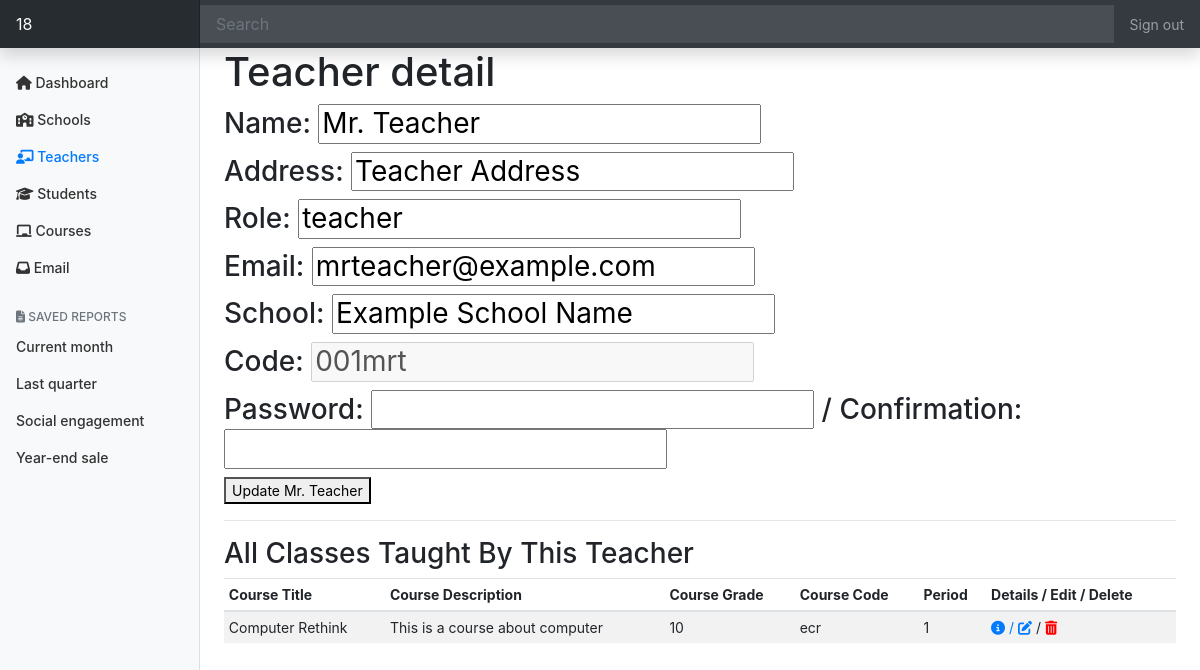
The page /district-admin/ASGDemo/details/teacher/001mrt (signed in) on the database as committed earlier.
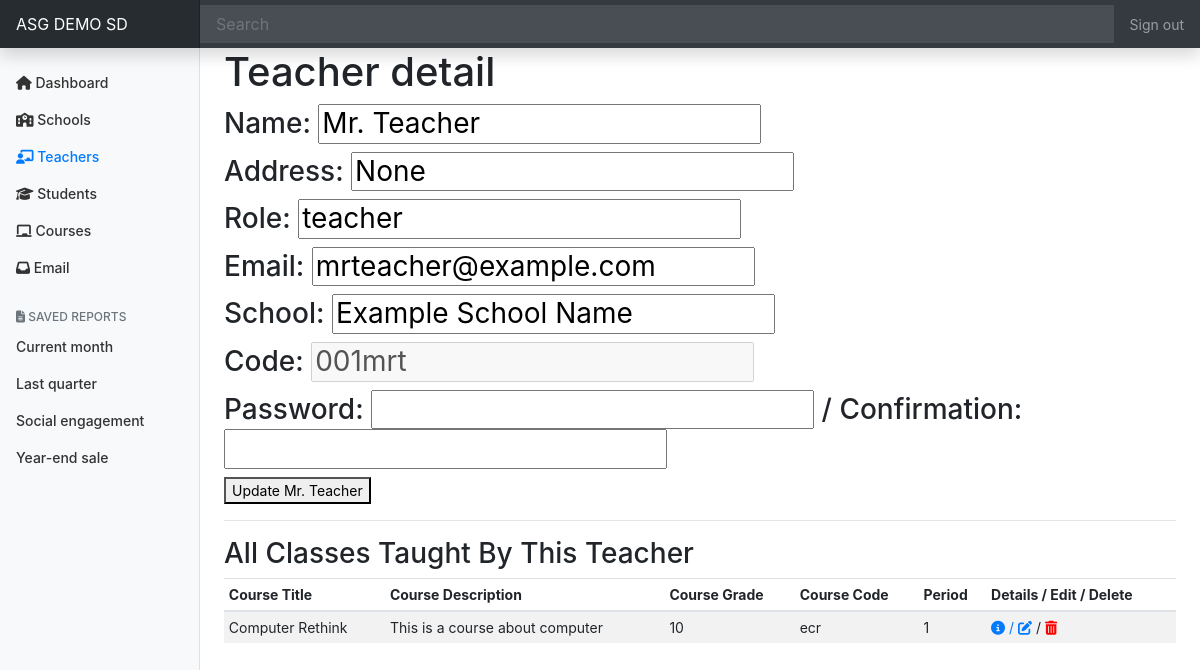
The same page on the database as committed later.
### tables this page shows
CREATE TABLE "users" (
	"user_id"	INTEGER PRIMARY KEY AUTOINCREMENT,
	"school_id"	INTEGER,
	"name"	TEXT,
	"username"	TEXT,
	"password"	TEXT,
	"role"	TEXT,
	"district_id"	INTEGER,
	"email"	TEXT,
	"verification"	TEXT,
	"address"	TEXT,
	"role_description"	INTEGER,
	"code"	TEXT
);

CREATE TABLE "districts" (
	"district_id"	INTEGER PRIMARY KEY AUTOINCREMENT,
	"name"	TEXT,
	"motto"	TEXT,
	"logo"	TEXT,
	"address"	TEXT,
	"code"	TEXT
);

### app.py (the view)
@app.route("/district-admin/<string:d_code>/details/teacher/<string:t_code>", methods=["GET", "POST"])
def district_admin_teacher_detail(d_code, t_code):
    if request.method == "POST":
        d_id = c.execute("SELECT * FROM districts WHERE code=:d_code", {"d_code": d_code}).fetchall()[0][0]
        c.execute("UPDATE users SET name=:name, address=:address, email=:email, password=:password WHERE district_id=:d_id AND code=:code", {"name": request.form.get("name"), "address": request.form.get("address"), "email": request.form.get("email"), "password": generate_password_hash(request.form.get("password"), method="pbkdf2:sha256", salt_length=8), "d_id": d_id, "code": t_code})
        conn.commit()
        return render_template("success.html", title="Updated Teacher Successfully!")
    else:
        user_info = c.execute("SELECT * FROM users WHERE user_id=:user_id", {
            "user_id": session.get("user_id")
        }).fetchall()
        try:
            district = c.execute("SELECT * FROM districts WHERE code=:code", {
                "code": d_code
            }).fetchall()[0][0]
        except IndexError:
            abort(403)
        d_id = c.execute("SELECT district_id FROM districts WHERE code=:d_code", {
            "d_code": d_code
        }).fetchall()[0][0]
        info = c.execute(
            "SELECT * FROM users WHERE code=:t_code AND district_id=:d_id", {
                "t_code": t_code,
                "d_id": d_id
            }).fetchall()
        s_name = c.execute(
            "SELECT name FROM schools WHERE district_id=:d_id AND school_id=:s_id",
            {
                "d_id": d_id,
                "s_id": info[0][1]
            }).fetchall()
        print(info)
        ts = c.execute(
            "SELECT * FROM teacher_subject JOIN courses ON courses.course_id=teacher_subject.subject_id WHERE teacher_id=:t_id ORDER BY teacher_subject.period ASC",
            {
                "t_id": info[0][0]
            }).fetchall()
        print(ts)
        return render_template("district-admin/teacher-detail.html",
                            info=info,
                            ts=ts,
                            s_name=s_name)

### templates/district-admin/teacher-detail.html (shortened to what this page needs)
{% extends "district-admin/dashboard-layout.html" %}
{% block main %}
    <form method="post" action="">
      <h1>Teacher detail</h1>
      <h3>Name: <input type="text" value="{{ info[0][2] }}" name="name"></h3>
      <h3>Address: <input type="address" value="{{ info[0][9] }}"></h3>
      <h3>Role: <input type="text" value="{{ info[0][5] }}" name="role"></h3>
      <h3>Email: <input type="email" value="{{ info[0][7] }}" name="email"></h3>
      <h3>School: <input type="text" value="{{ s_name[0][0] }}"></h3>
      <h3>Code: <input type="text" value="{{ info[0][11] }}" readonly disabled name="code"></h3>
      <h3>Password: <input type="password" name="password"> / Confirmation: <input type="password" name="confirmation"> </h3>
      <button type="submit">Update {{ info[0][2] }}</button>
    </form>
    <hr>
    <h3>All Classes Taught By This Teacher</h3>
    <div class="table-responsive">
        <table class="table table-striped table-sm">
          <thead>
            <tr>
              <th>Course Title</th>
              <th>Course Description</th>
              <th>Course Grade</th>
              <th>Course Code</th>
              <th>Period</th>
              <th>Details / Edit / Delete</th>
            </tr>
          </thead>
          <tbody>
            {% for t in ts %}
              <tr>
                <td>{{ t[5] }}</td>
                <td>{{ t[9] }}</td>
                <td>{{ t[6] }}</td>
                <td>{{ t[10] }}</td>
                <td>{{ t[2] }}</td>
                <td><a href="edit/course/{{ t[4] }}"><i class="fas fa-info-circle"></i> / <i class="fas fa-edit"></i></a> / <a href="delete/teacher/{{ t[5] }}"><i class="fas fa-trash-alt" style="color:red;"></i></a></td>
              </tr>
            {% endfor %}
          </tbody>
        </table>
    </div>
{% endblock %}

### templates/district-admin/dashboard-layout.html (shortened to what this page needs)
<!doctype html>
<html lang="en">
  <head>
    <link rel="stylesheet" href="https://stackpath.bootstrapcdn.com/bootstrap/4.5.0/css/bootstrap.min.css">
    <link href="/static/district-admin-dashboard.css" rel="stylesheet">
  </head>
  <body>
    <nav class="navbar navbar-dark sticky-top bg-dark flex-md-nowrap p-0 shadow">
  <a class="navbar-brand col-md-3 col-lg-2 mr-0 px-3" href="/district-admin/{{ session['district_code'] }}">{{ session["district_name"] }}</a>
  <input class="form-control form-control-dark w-100" type="text" placeholder="Search" aria-label="Search">
  <ul class="navbar-nav px-3">
    <li class="nav-item text-nowrap">
      <a class="nav-link" href="/logout">Sign out</a>
    </li>
  </ul>
</nav>
<div class="container-fluid">
  <div class="row">
    <nav id="sidebarMenu" class="col-md-3 col-lg-2 d-md-block bg-light sidebar collapse">
      <div class="sidebar-sticky pt-3">
        <ul class="nav flex-column">
          <li class="nav-item">
            <a class="nav-link" href="/district-admin/{{ session['district_code'] }}" id="dashboard">
                <i class="fas fa-home"></i>
              Dashboard <span class="sr-only">(current)</span>
            </a>
          </li>
          <li class="nav-item">
            <a class="nav-link" href="/district-admin/{{ session['district_code'] }}/schools" id="schools">
                <i class="fas fa-school"></i>
               Schools
            </a>
          </li>
          <li class="nav-item">
            <a class="nav-link" href="/district-admin/{{ session['district_code'] }}/teachers" id="teachers">
                <i class="fas fa-chalkboard-teacher"></i>
              Teachers
            </a>
          </li>
          <li class="nav-item">
            <a class="nav-link" href="/district-admin/{{ session['district_code'] }}/students" id="students">
                <i class="fas fa-graduation-cap"></i>
              Students
            </a>
          </li>
          <li class="nav-item">
            <a class="nav-link" href="/district-admin/{{ session['district_code'] }}/courses" id="courses">
              <i class="fas fa-chalkboard"></i>
              Courses
            </a>
          </li>
          <li class="nav-item">
            <a class="nav-link" href="/email" id="email">
              <i class="fas fa-inbox"></i>
              Email
            </a>
          </li>
        </ul>
        <h6 class="sidebar-heading d-flex justify-content-between align-items-center px-3 mt-4 mb-1 text-muted">
          <span><i class="fas fa-file-alt"></i> Saved reports</span>
        </h6>
        <ul class="nav flex-column mb-2">
          <li class="nav-item">
            <a class="nav-link" href="#">
              Current month
            </a>
          </li>
          <li class="nav-item">
            <a class="nav-link" href="#">
              Last quarter
            </a>
          </li>
          <li class="nav-item">
            <a class="nav-link" href="#">
              Social engagement
            </a>
          </li>
          <li class="nav-item">
            <a class="nav-link" href="#">
              Year-end sale
            </a>
          </li>
        </ul>
      </div>
    </nav>
    <main role="main" class="col-md-9 ml-sm-auto col-lg-10 px-md-4">
        {% block main %}{% endblock %}
    </main>
  </div>
</div>
</html>

Rows that differ between the two databases and show on the page:
now on this page (row unchanged): districts: district_name "ASG DEMO SD"
changed users "Mr. Teacher": address "Teacher Address" → (not shown)
Other text that changed with them:
form field info: (not shown) → "None"
{{ session["district_name"] }}: "18" → (not shown)
